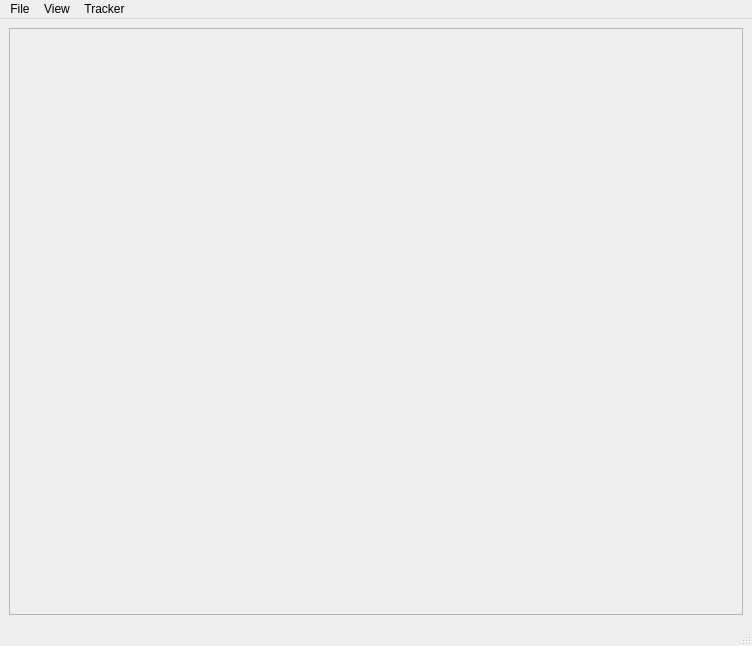
<?xml version="1.0" encoding="UTF-8"?>
<ui version="4.0">
 <class>MainWindow</class>
 <widget class="QMainWindow" name="MainWindow">
  <property name="geometry">
   <rect>
    <x>0</x>
    <y>0</y>
    <width>752</width>
    <height>646</height>
   </rect>
  </property>
  <property name="sizePolicy">
   <sizepolicy hsizetype="Expanding" vsizetype="Expanding">
    <horstretch>0</horstretch>
    <verstretch>0</verstretch>
   </sizepolicy>
  </property>
  <property name="windowTitle">
   <string>SpellTracker</string>
  </property>
  <widget class="QWidget" name="centralwidget">
   <property name="minimumSize">
    <size>
     <width>0</width>
     <height>0</height>
    </size>
   </property>
   <layout class="QHBoxLayout" name="horizontalLayout_2">
    <item>
     <widget class="QScrollArea" name="logicTrackerScrollArea">
      <property name="enabled">
       <bool>true</bool>
      </property>
      <property name="sizePolicy">
       <sizepolicy hsizetype="Expanding" vsizetype="MinimumExpanding">
        <horstretch>0</horstretch>
        <verstretch>0</verstretch>
       </sizepolicy>
      </property>
      <property name="minimumSize">
       <size>
        <width>300</width>
        <height>0</height>
       </size>
      </property>
      <property name="horizontalScrollBarPolicy">
       <enum>Qt::ScrollBarAlwaysOff</enum>
      </property>
      <widget class="QWidget" name="logicTrackerScrollContent">
       <property name="geometry">
        <rect>
         <x>0</x>
         <y>0</y>
         <width>715</width>
         <height>585</height>
        </rect>
       </property>
       <property name="sizePolicy">
        <sizepolicy hsizetype="Preferred" vsizetype="Minimum">
         <horstretch>0</horstretch>
         <verstretch>0</verstretch>
        </sizepolicy>
       </property>
       <property name="minimumSize">
        <size>
         <width>0</width>
         <height>0</height>
        </size>
       </property>
       <layout class="QGridLayout" name="gridLayout">
        <item row="0" column="1">
         <layout class="QVBoxLayout" name="logicTrackerLayout">
          <item>
           <spacer name="verticalSpacer">
            <property name="orientation">
             <enum>Qt::Vertical</enum>
            </property>
            <property name="sizeHint" stdset="0">
             <size>
              <width>20</width>
              <height>40</height>
             </size>
            </property>
           </spacer>
          </item>
         </layout>
        </item>
       </layout>
      </widget>
     </widget>
    </item>
   </layout>
  </widget>
  <widget class="QMenuBar" name="menubar">
   <property name="geometry">
    <rect>
     <x>0</x>
     <y>0</y>
     <width>752</width>
     <height>21</height>
    </rect>
   </property>
   <widget class="QMenu" name="menuFile">
    <property name="title">
     <string>File</string>
    </property>
    <addaction name="actionQuit"/>
   </widget>
   <widget class="QMenu" name="menuView">
    <property name="title">
     <string>View</string>
    </property>
    <addaction name="actionShow_Streaming_Popout"/>
    <addaction name="separator"/>
    <addaction name="actionShow_Item_Tracker"/>
    <addaction name="actionShow_Logic_Tracker"/>
   </widget>
   <widget class="QMenu" name="menuTracker">
    <property name="title">
     <string>Tracker</string>
    </property>
    <widget class="QMenu" name="menuGame_Data">
     <property name="title">
      <string>Game Data</string>
     </property>
    </widget>
    <addaction name="menuGame_Data"/>
    <addaction name="separator"/>
    <addaction name="actionSettings"/>
   </widget>
   <addaction name="menuFile"/>
   <addaction name="menuView"/>
   <addaction name="menuTracker"/>
  </widget>
  <widget class="QStatusBar" name="statusbar"/>
  <action name="actionNew_Tracker">
   <property name="text">
    <string>New Track</string>
   </property>
  </action>
  <action name="actionOpen_Track">
   <property name="text">
    <string>Open Track</string>
   </property>
  </action>
  <action name="actionSave_Track">
   <property name="text">
    <string>Save Track</string>
   </property>
  </action>
  <action name="actionQuit">
   <property name="text">
    <string>Quit</string>
   </property>
  </action>
  <action name="actionShow_Streaming_Popout">
   <property name="checkable">
    <bool>true</bool>
   </property>
   <property name="text">
    <string>Show Streaming Popout</string>
   </property>
  </action>
  <action name="actionShow_Item_Tracker">
   <property name="checkable">
    <bool>true</bool>
   </property>
   <property name="checked">
    <bool>true</bool>
   </property>
   <property name="enabled">
    <bool>false</bool>
   </property>
   <property name="text">
    <string>Item Tracker</string>
   </property>
  </action>
  <action name="actionShow_Logic_Tracker">
   <property name="checkable">
    <bool>true</bool>
   </property>
   <property name="checked">
    <bool>false</bool>
   </property>
   <property name="enabled">
    <bool>false</bool>
   </property>
   <property name="text">
    <string>Logic Tracker</string>
   </property>
  </action>
  <action name="actionSettings">
   <property name="text">
    <string>Settings</string>
   </property>
  </action>
 </widget>
 <resources/>
 <connections>
  <connection>
   <sender>actionQuit</sender>
   <signal>triggered()</signal>
   <receiver>MainWindow</receiver>
   <slot>close()</slot>
   <hints>
    <hint type="sourcelabel">
     <x>-1</x>
     <y>-1</y>
    </hint>
    <hint type="destinationlabel">
     <x>375</x>
     <y>322</y>
    </hint>
   </hints>
  </connection>
 </connections>
</ui>
